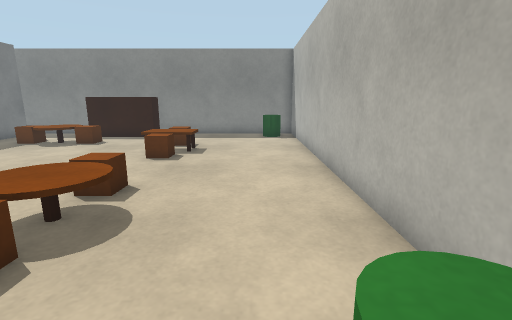
[1] (above)

17 first-person views from a walk through a robot-simulator world made for Gazebo. The camera is 1 m above the floor, tilts 12° down and sees 85° across. The floor is counted in squares, 0.5 m on a side. Each view is taken from the middle of a square. On the plan, view 1 faces up. The plan holds only what a view shows up to about 16 squares ahead; the rest is blank.

[2]
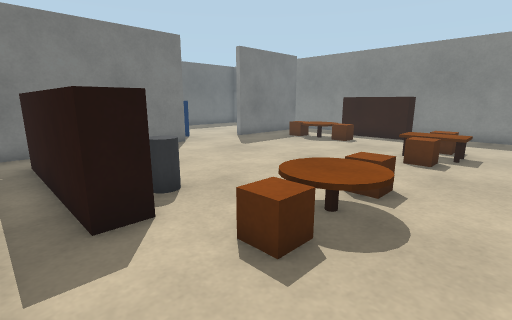

[3]
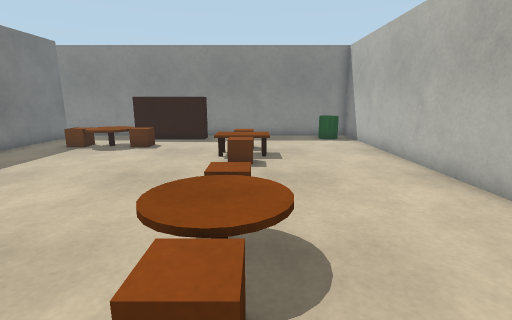

[4]
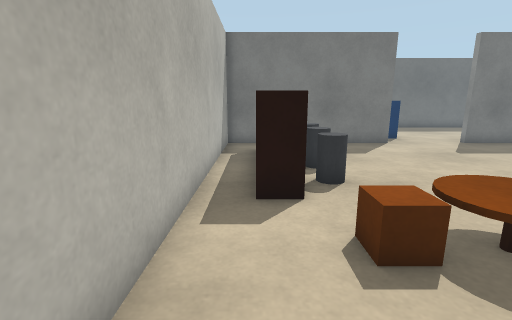

[5]
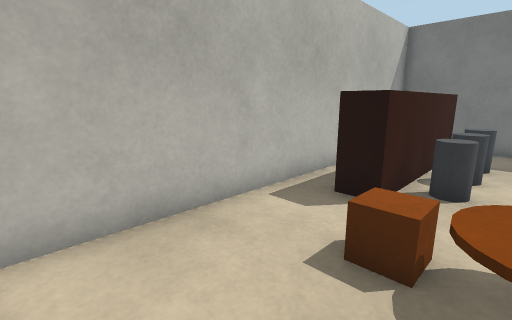

[6]
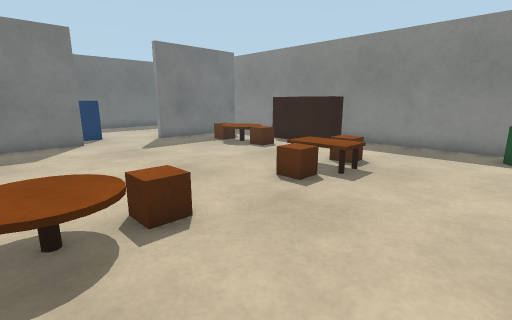

[7]
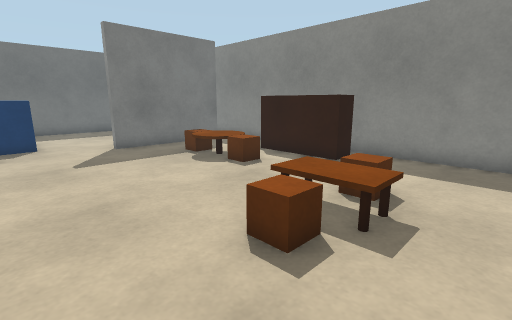

[8]
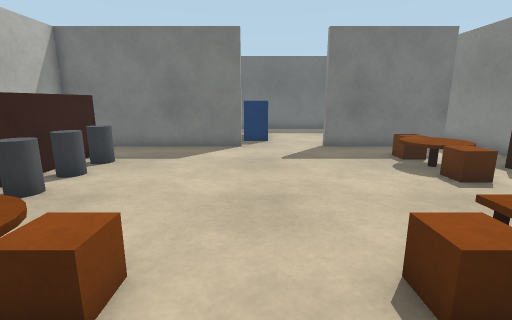

[9]
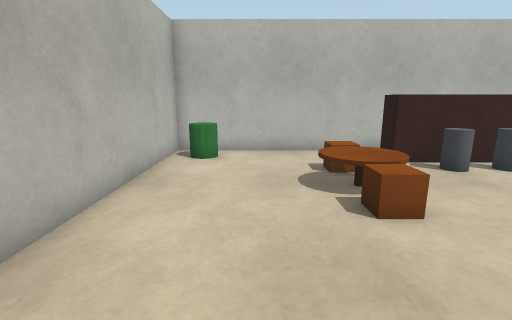

[10]
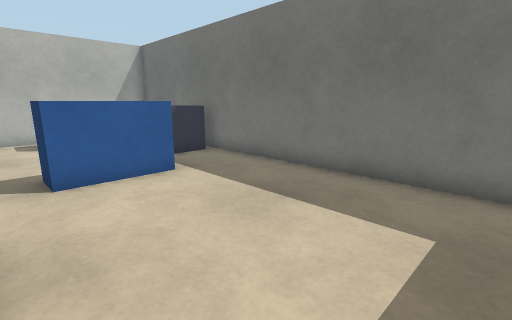

[11]
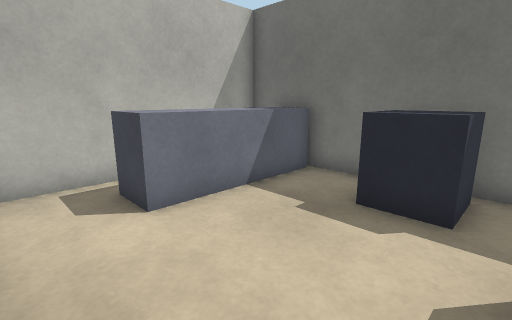

[12]
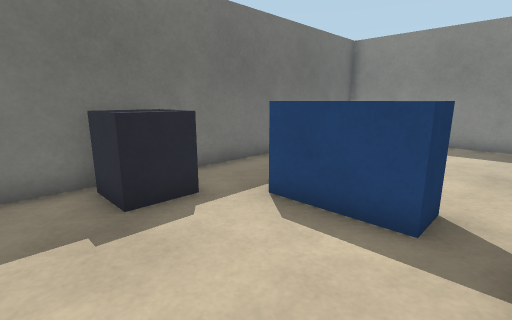

[13]
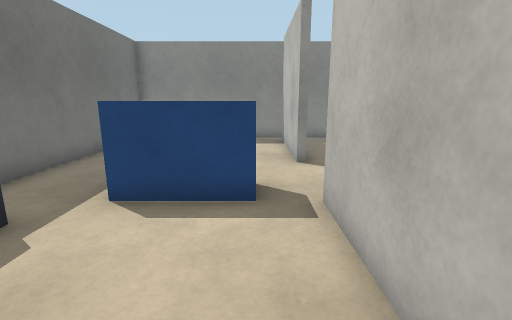

[14]
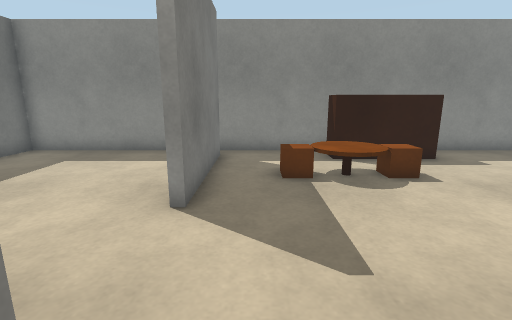

[15]
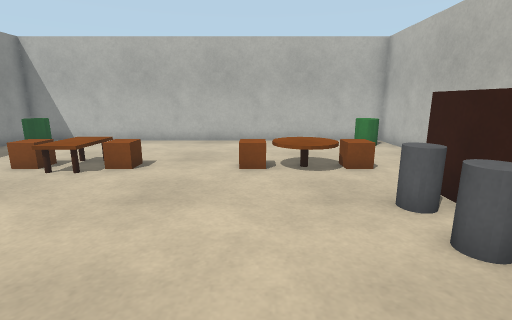

[16]
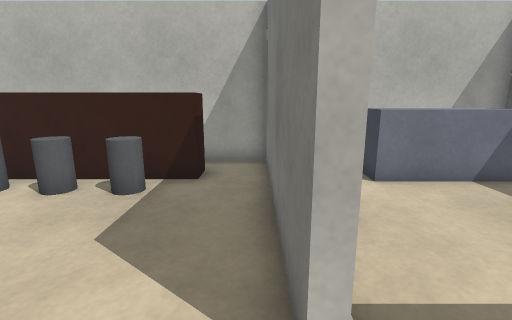

[17]
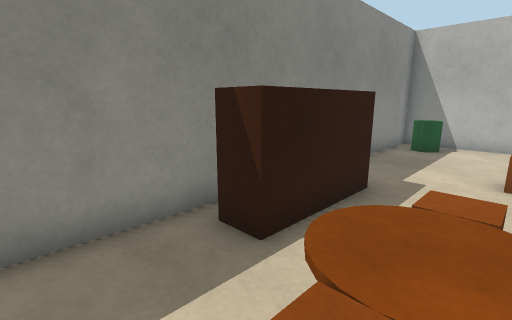

### Floor plan
Points are (right, up) in squares from view 1. A wall is a line through its corners. A room is listed if a view was taken in it or the views show most of it. See-through windows are left out.
Room 1 (views 1, 2, 3, 4, 5, 6, 7, 8, 9, 14, 15, 17)
walls: (-13.3, 7.4) (-13.3, -0.3) (2.2, -0.3) (2.2, 17.4) (-12.5, 17.4); (-13.3, 16.4) (-13.3, 11.1)
ways out: opening at (-13, 9.5) to room 2; opening at (-13, 17) to room 2
objects: counter (-11, 1) to (-6, 2); brown box (-11, 13) to (-11, 14); grey cylinder (-10, 3); table (-10, 13) to (-9, 14); grey cylinder (-9, 3) to (-8, 3); counter (-9, 16) to (-6, 16); brown box (-8, 13) to (-8, 14); grey cylinder (-7, 3); brown box (-4, 3) to (-3, 3); table (-4, 4) to (-3, 5); brown box (-4, 6) to (-3, 6); brown box (-4, 10) to (-3, 10); table (-4, 11) to (-3, 12); brown box (-4, 13) to (-3, 13); green cylinder (1, 1); green cylinder (1, 16)
Room 2 (views 10, 11, 12, 13, 16)
walls: (-13.3, 11.1) (-13.6, 11.1) (-13.6, 16.4); (-13.6, 3.2) (-13.6, 7.4) (-13.3, 7.4); (-12.5, 17.4) (-21.2, 17.4) (-21.2, -0.3) (-14.1, -0.3)
ways out: opening at (-13, 9.5) to room 1; opening at (-13, 17) to room 1
objects: counter (-20, 1) to (-16, 2); grey box (-20, 5) to (-19, 6); blue box (-18, 8) to (-15, 8)

Positions as (right, up) in squares from view 1, and headings:
1: (0, 0), facing up
2: (-1, 0), facing up-left
3: (-3, 1), facing up
4: (0, 1), facing left
5: (0, 4), facing down-left
6: (1, 4), facing up-left
7: (-1, 7), facing up-left
8: (-1, 8), facing left
9: (-1, 11), facing down
10: (-14, 16), facing down-left
11: (-14, 7), facing down-left
12: (-14, 3), facing up-left
13: (-15, 2), facing up
14: (-12, 6), facing up
15: (-12, 6), facing right
16: (-13, 9), facing down
17: (-12, 13), facing up-right
